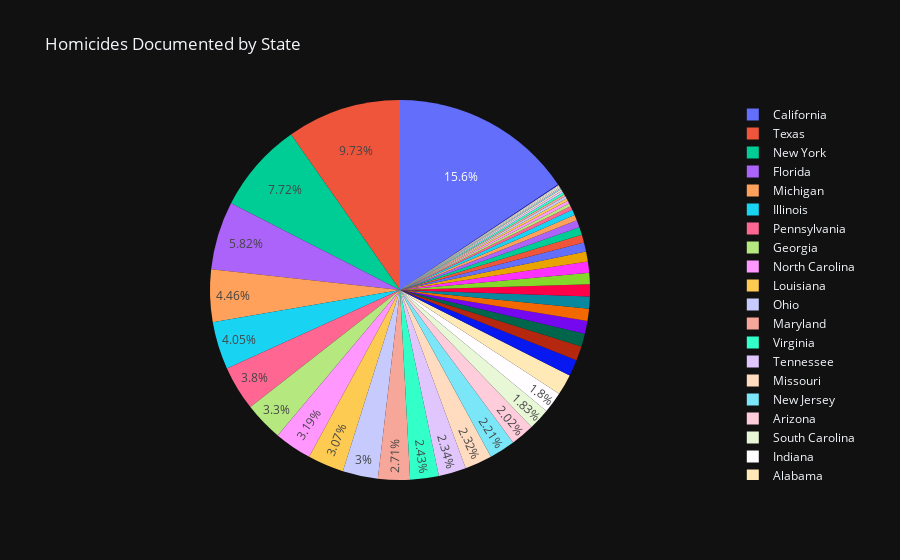

The code cell stored with this chart in its notebook:
### Code cell
figp = px.pie(df4, values='count', names='State', template='plotly_dark', title='Homicides Documented by State')
figp.update_traces(textposition='inside')
figp.update_layout(uniformtext_minsize=12, uniformtext_mode='hide')
figp.show()

### Figure 1 — Plotly figure (JSON) as saved in the notebook; plotly's stock layout.template omitted (floating-point values rounded to 4 significant figures)
{"data": [{"domain": {"x": [0, 1], "y": [0, 1]}, "hovertemplate": "State=%{label}<br>count=%{value}<extra></extra>", "labels": ["Alabama", "Alaska", "Arizona", "Arkansas", "California", "Colorado", "Connecticut", "Delaware", "District of Columbia", "Florida", "Georgia", "Hawaii", "Idaho", "Illinois", "Indiana", "Iowa", "Kansas", "Kentucky", "Louisiana", "Maine", "Maryland", "Massachusetts", "Michigan", "Minnesota", "Mississippi", "Missouri", "Montana", "Nebraska", "Nevada", "New Hampshire", "New Jersey", "New Mexico", "New York", "North Carolina", "North Dakota", "Ohio", "Oklahoma", "Oregon", "Pennsylvania", "Rhodes Island", "South Carolina", "South Dakota", "Tennessee", "Texas", "Utah", "Vermont", "Virginia", "Washington", "West Virginia", "Wisconsin", "Wyoming"], "legendgroup": "", "name": "", "showlegend": true, "textposition": "inside", "type": "pie", "values": [11376, 1617, 12871, 6947, 99783, 6593, 4896, 1179, 7115, 37164, 21088, 1338, 1150, 25871, 11463, 1749, 3085, 6554, 19629, 869, 17312, 6036, 28448, 3975, 6546, 14832, 601, 1331, 5553, 655, 14132, 4272, 49268, 20390, 308, 19158, 8809, 4217, 24236, 1211, 11698, 442, 14930, 62095, 2033, 412, 15520, 7815, 3061, 6191, 630]}], "layout": {"legend": {"tracegroupgap": 0}, "title": {"text": "Homicides Documented by State"}, "uniformtext": {"minsize": 12, "mode": "hide"}}}
